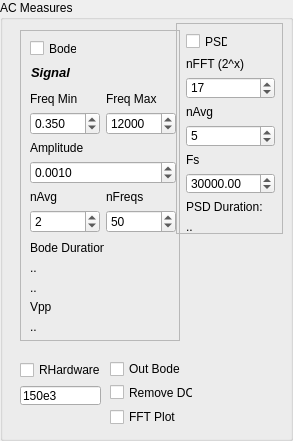
       <widget class="QGroupBox" name="GrSweepMeas">
        <property name="geometry">
         <rect>
          <x>340</x>
          <y>40</y>
          <width>293</width>
          <height>441</height>
         </rect>
        </property>
        <property name="title">
         <string>AC Measures</string>
        </property>
        <widget class="QFrame" name="frame">
         <property name="geometry">
          <rect>
           <x>20</x>
           <y>30</y>
           <width>160</width>
           <height>311</height>
          </rect>
         </property>
         <property name="frameShape">
          <enum>QFrame::StyledPanel</enum>
         </property>
         <property name="frameShadow">
          <enum>QFrame::Raised</enum>
         </property>
         <widget class="QCheckBox" name="ChckBode">
          <property name="geometry">
           <rect>
            <x>10</x>
            <y>10</y>
            <width>47</width>
            <height>17</height>
           </rect>
          </property>
          <property name="text">
           <string>Bode</string>
          </property>
         </widget>
         <widget class="QLabel" name="label_22">
          <property name="geometry">
           <rect>
            <x>11</x>
            <y>34</y>
            <width>40</width>
            <height>16</height>
           </rect>
          </property>
          <property name="font">
           <font>
            <pointsize>10</pointsize>
            <weight>75</weight>
            <italic>true</italic>
            <bold>true</bold>
           </font>
          </property>
          <property name="text">
           <string>Signal</string>
          </property>
         </widget>
         <widget class="QWidget" name="layoutWidget">
          <property name="geometry">
           <rect>
            <x>10</x>
            <y>211</y>
            <width>74</width>
            <height>53</height>
           </rect>
          </property>
          <layout class="QGridLayout" name="gridLayout_13">
           <item row="0" column="0">
            <widget class="QLabel" name="LblPSDDuration_2">
             <property name="text">
              <string>Bode Duration:</string>
             </property>
            </widget>
           </item>
           <item row="1" column="0">
            <widget class="QLabel" name="LblBodeDurationL">
             <property name="text">
              <string>..</string>
             </property>
            </widget>
           </item>
           <item row="2" column="0">
            <widget class="QLabel" name="LblBodeDurationH">
             <property name="text">
              <string>..</string>
             </property>
            </widget>
           </item>
          </layout>
         </widget>
         <widget class="QWidget" name="layoutWidget">
          <property name="geometry">
           <rect>
            <x>10</x>
            <y>62</y>
            <width>146</width>
            <height>141</height>
           </rect>
          </property>
          <layout class="QGridLayout" name="gridLayout_12">
           <item row="0" column="0">
            <layout class="QGridLayout" name="gridLayout_3">
             <item row="0" column="0">
              <layout class="QVBoxLayout" name="verticalLayout_21">
               <item>
                <widget class="QLabel" name="label_25">
                 <property name="text">
                  <string>Freq Min</string>
                 </property>
                </widget>
               </item>
               <item>
                <widget class="QDoubleSpinBox" name="SpnFreqMin">
                 <property name="decimals">
                  <number>3</number>
                 </property>
                 <property name="singleStep">
                  <double>0.010000000000000</double>
                 </property>
                 <property name="value">
                  <double>0.350000000000000</double>
                 </property>
                </widget>
               </item>
              </layout>
             </item>
             <item row="0" column="1">
              <layout class="QVBoxLayout" name="verticalLayout_20">
               <item>
                <widget class="QLabel" name="label_24">
                 <property name="text">
                  <string>Freq Max</string>
                 </property>
                </widget>
               </item>
               <item>
                <widget class="QSpinBox" name="SpnFreqMax">
                 <property name="maximum">
                  <number>10000000</number>
                 </property>
                 <property name="value">
                  <number>12000</number>
                 </property>
                </widget>
               </item>
              </layout>
             </item>
            </layout>
           </item>
           <item row="1" column="0">
            <layout class="QGridLayout" name="gridLayout_4">
             <item row="0" column="0" colspan="2">
              <layout class="QVBoxLayout" name="verticalLayout_16">
               <item>
                <widget class="QLabel" name="label_20">
                 <property name="text">
                  <string>Amplitude</string>
                 </property>
                </widget>
               </item>
               <item>
                <widget class="QDoubleSpinBox" name="SpnAmp">
                 <property name="decimals">
                  <number>4</number>
                 </property>
                 <property name="maximum">
                  <double>75.000000000000000</double>
                 </property>
                 <property name="singleStep">
                  <double>0.001000000000000</double>
                 </property>
                 <property name="value">
                  <double>0.001000000000000</double>
                 </property>
                </widget>
               </item>
              </layout>
             </item>
             <item row="1" column="0">
              <layout class="QVBoxLayout" name="verticalLayout_19">
               <item>
                <widget class="QLabel" name="label_27">
                 <property name="text">
                  <string>nAvg</string>
                 </property>
                </widget>
               </item>
               <item>
                <widget class="QSpinBox" name="SpnNAvg">
                 <property name="value">
                  <number>2</number>
                 </property>
                </widget>
               </item>
              </layout>
             </item>
             <item row="1" column="1">
              <layout class="QVBoxLayout" name="verticalLayout_14">
               <item>
                <widget class="QLabel" name="label_18">
                 <property name="text">
                  <string>nFreqs</string>
                 </property>
                </widget>
               </item>
               <item>
                <widget class="QSpinBox" name="SpnNFreqs">
                 <property name="value">
                  <number>50</number>
                 </property>
                </widget>
               </item>
              </layout>
             </item>
            </layout>
           </item>
          </layout>
         </widget>
         <widget class="QWidget" name="layoutWidget">
          <property name="geometry">
           <rect>
            <x>10</x>
            <y>270</y>
            <width>141</width>
            <height>34</height>
           </rect>
          </property>
          <layout class="QGridLayout" name="gridLayout_17">
           <item row="0" column="0">
            <widget class="QLabel" name="LblPSDDuration_3">
             <property name="text">
              <string>Vpp</string>
             </property>
            </widget>
           </item>
           <item row="1" column="0">
            <widget class="QLabel" name="LblVpp">
             <property name="text">
              <string>..</string>
             </property>
            </widget>
           </item>
          </layout>
         </widget>
        </widget>
        <widget class="QFrame" name="frame_2">
         <property name="geometry">
          <rect>
           <x>176</x>
           <y>23</y>
           <width>107</width>
           <height>211</height>
          </rect>
         </property>
         <property name="frameShape">
          <enum>QFrame::StyledPanel</enum>
         </property>
         <property name="frameShadow">
          <enum>QFrame::Raised</enum>
         </property>
         <widget class="QCheckBox" name="ChckPSD">
          <property name="geometry">
           <rect>
            <x>10</x>
            <y>10</y>
            <width>42</width>
            <height>17</height>
           </rect>
          </property>
          <property name="text">
           <string>PSD</string>
          </property>
         </widget>
         <widget class="QWidget" name="layoutWidget">
          <property name="geometry">
           <rect>
            <x>10</x>
            <y>34</y>
            <width>89</width>
            <height>177</height>
           </rect>
          </property>
          <layout class="QGridLayout" name="gridLayout_11">
           <item row="0" column="0">
            <layout class="QGridLayout" name="gridLayout_7">
             <item row="0" column="0">
              <layout class="QGridLayout" name="gridLayout_6">
               <item row="0" column="0">
                <widget class="QLabel" name="label_26">
                 <property name="text">
                  <string>nFFT (2^x)</string>
                 </property>
                </widget>
               </item>
               <item row="1" column="0">
                <widget class="QSpinBox" name="SpnPDSnFFT">
                 <property name="maximum">
                  <number>24</number>
                 </property>
                 <property name="value">
                  <number>17</number>
                 </property>
                </widget>
               </item>
              </layout>
             </item>
             <item row="1" column="0">
              <layout class="QGridLayout" name="gridLayout_2">
               <item row="0" column="0">
                <widget class="QLabel" name="label_29">
                 <property name="text">
                  <string>nAvg</string>
                 </property>
                </widget>
               </item>
               <item row="1" column="0">
                <widget class="QSpinBox" name="SpnAvg">
                 <property name="maximum">
                  <number>20</number>
                 </property>
                 <property name="value">
                  <number>5</number>
                 </property>
                </widget>
               </item>
              </layout>
             </item>
             <item row="2" column="0">
              <layout class="QVBoxLayout" name="verticalLayout_26">
               <item>
                <widget class="QLabel" name="label_28">
                 <property name="text">
                  <string>Fs</string>
                 </property>
                </widget>
               </item>
               <item>
                <widget class="QDoubleSpinBox" name="SpnFsPSD">
                 <property name="maximum">
                  <double>1000000.000000000000000</double>
                 </property>
                 <property name="singleStep">
                  <double>100.000000000000000</double>
                 </property>
                 <property name="value">
                  <double>30000.000000000000000</double>
                 </property>
                </widget>
               </item>
              </layout>
             </item>
            </layout>
           </item>
           <item row="1" column="0">
            <widget class="QLabel" name="LblPSDDuration_1">
             <property name="text">
              <string>PSD Duration:</string>
             </property>
            </widget>
           </item>
           <item row="2" column="0">
            <widget class="QLabel" name="LblPSDDuration">
             <property name="text">
              <string>..</string>
             </property>
            </widget>
           </item>
          </layout>
         </widget>
        </widget>
        <widget class="QWidget" name="layoutWidget">
         <property name="geometry">
          <rect>
           <x>20</x>
           <y>360</y>
           <width>81</width>
           <height>45</height>
          </rect>
         </property>
         <layout class="QVBoxLayout" name="verticalLayout_5">
          <item>
           <widget class="QCheckBox" name="ChckRhardware">
            <property name="text">
             <string>RHardware</string>
            </property>
            <property name="autoExclusive">
             <bool>false</bool>
            </property>
           </widget>
          </item>
          <item>
           <widget class="QLineEdit" name="QRhardware">
            <property name="text">
             <string>150e3</string>
            </property>
           </widget>
          </item>
         </layout>
        </widget>
        <widget class="QWidget" name="layoutWidget">
         <property name="geometry">
          <rect>
           <x>110</x>
           <y>360</y>
           <width>83</width>
           <height>67</height>
          </rect>
         </property>
         <layout class="QGridLayout" name="gridLayout_19">
          <item row="0" column="0">
           <layout class="QGridLayout" name="gridLayout_18">
            <item row="0" column="0">
             <widget class="QCheckBox" name="ChckOutBode">
              <property name="text">
               <string>Out Bode</string>
              </property>
              <property name="autoExclusive">
               <bool>false</bool>
              </property>
             </widget>
            </item>
            <item row="1" column="0">
             <widget class="QCheckBox" name="ChckRemoveDC">
              <property name="text">
               <string>Remove DC</string>
              </property>
              <property name="autoExclusive">
               <bool>false</bool>
              </property>
             </widget>
            </item>
           </layout>
          </item>
          <item row="1" column="0">
           <widget class="QCheckBox" name="ChckFFT">
            <property name="text">
             <string>FFT Plot</string>
            </property>
            <property name="autoExclusive">
             <bool>false</bool>
            </property>
           </widget>
          </item>
         </layout>
        </widget>
       </widget>
